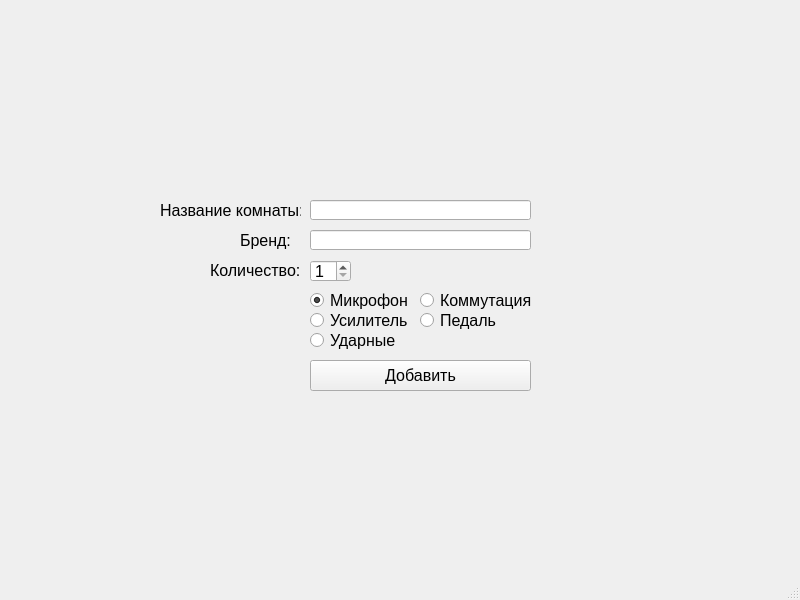
<?xml version="1.0" encoding="UTF-8"?>
<ui version="4.0">
 <class>MainWindow</class>
 <widget class="QMainWindow" name="MainWindow">
  <property name="geometry">
   <rect>
    <x>0</x>
    <y>0</y>
    <width>800</width>
    <height>600</height>
   </rect>
  </property>
  <property name="windowTitle">
   <string>MainWindow</string>
  </property>
  <widget class="QWidget" name="centralwidget">
   <widget class="QPushButton" name="add_button">
    <property name="geometry">
     <rect>
      <x>310</x>
      <y>360</y>
      <width>221</width>
      <height>31</height>
     </rect>
    </property>
    <property name="font">
     <font>
      <pointsize>12</pointsize>
     </font>
    </property>
    <property name="text">
     <string>Добавить</string>
    </property>
   </widget>
   <widget class="QLabel" name="label_2">
    <property name="geometry">
     <rect>
      <x>210</x>
      <y>260</y>
      <width>91</width>
      <height>20</height>
     </rect>
    </property>
    <property name="font">
     <font>
      <pointsize>12</pointsize>
     </font>
    </property>
    <property name="text">
     <string>Количество:</string>
    </property>
   </widget>
   <widget class="QLabel" name="label_3">
    <property name="geometry">
     <rect>
      <x>240</x>
      <y>230</y>
      <width>61</width>
      <height>20</height>
     </rect>
    </property>
    <property name="font">
     <font>
      <pointsize>12</pointsize>
     </font>
    </property>
    <property name="text">
     <string>Бренд:</string>
    </property>
   </widget>
   <widget class="QLineEdit" name="brand_edit">
    <property name="geometry">
     <rect>
      <x>310</x>
      <y>230</y>
      <width>221</width>
      <height>20</height>
     </rect>
    </property>
   </widget>
   <widget class="QSpinBox" name="amount_spin">
    <property name="geometry">
     <rect>
      <x>310</x>
      <y>260</y>
      <width>41</width>
      <height>22</height>
     </rect>
    </property>
    <property name="font">
     <font>
      <pointsize>12</pointsize>
     </font>
    </property>
    <property name="minimum">
     <number>1</number>
    </property>
    <property name="maximum">
     <number>5</number>
    </property>
   </widget>
   <widget class="QRadioButton" name="mic_radio">
    <property name="geometry">
     <rect>
      <x>310</x>
      <y>290</y>
      <width>111</width>
      <height>21</height>
     </rect>
    </property>
    <property name="font">
     <font>
      <pointsize>12</pointsize>
     </font>
    </property>
    <property name="text">
     <string>Микрофон</string>
    </property>
    <property name="checked">
     <bool>true</bool>
    </property>
   </widget>
   <widget class="QRadioButton" name="amp_radio">
    <property name="geometry">
     <rect>
      <x>310</x>
      <y>310</y>
      <width>111</width>
      <height>21</height>
     </rect>
    </property>
    <property name="font">
     <font>
      <pointsize>12</pointsize>
     </font>
    </property>
    <property name="text">
     <string>Усилитель</string>
    </property>
   </widget>
   <widget class="QRadioButton" name="drums_radio">
    <property name="geometry">
     <rect>
      <x>310</x>
      <y>330</y>
      <width>111</width>
      <height>21</height>
     </rect>
    </property>
    <property name="font">
     <font>
      <pointsize>12</pointsize>
     </font>
    </property>
    <property name="text">
     <string>Ударные</string>
    </property>
   </widget>
   <widget class="QRadioButton" name="pedal_radio">
    <property name="geometry">
     <rect>
      <x>420</x>
      <y>310</y>
      <width>111</width>
      <height>21</height>
     </rect>
    </property>
    <property name="font">
     <font>
      <pointsize>12</pointsize>
     </font>
    </property>
    <property name="text">
     <string>Педаль</string>
    </property>
   </widget>
   <widget class="QRadioButton" name="commut_radio">
    <property name="geometry">
     <rect>
      <x>420</x>
      <y>290</y>
      <width>111</width>
      <height>21</height>
     </rect>
    </property>
    <property name="font">
     <font>
      <pointsize>12</pointsize>
     </font>
    </property>
    <property name="text">
     <string>Коммутация</string>
    </property>
   </widget>
   <widget class="QLineEdit" name="name_edit">
    <property name="geometry">
     <rect>
      <x>310</x>
      <y>200</y>
      <width>221</width>
      <height>20</height>
     </rect>
    </property>
   </widget>
   <widget class="QLabel" name="label_4">
    <property name="geometry">
     <rect>
      <x>160</x>
      <y>200</y>
      <width>141</width>
      <height>20</height>
     </rect>
    </property>
    <property name="font">
     <font>
      <pointsize>12</pointsize>
     </font>
    </property>
    <property name="text">
     <string>Название комнаты:</string>
    </property>
   </widget>
  </widget>
  <widget class="QMenuBar" name="menubar">
   <property name="geometry">
    <rect>
     <x>0</x>
     <y>0</y>
     <width>800</width>
     <height>18</height>
    </rect>
   </property>
  </widget>
  <widget class="QStatusBar" name="statusbar"/>
 </widget>
 <resources/>
 <connections/>
</ui>
